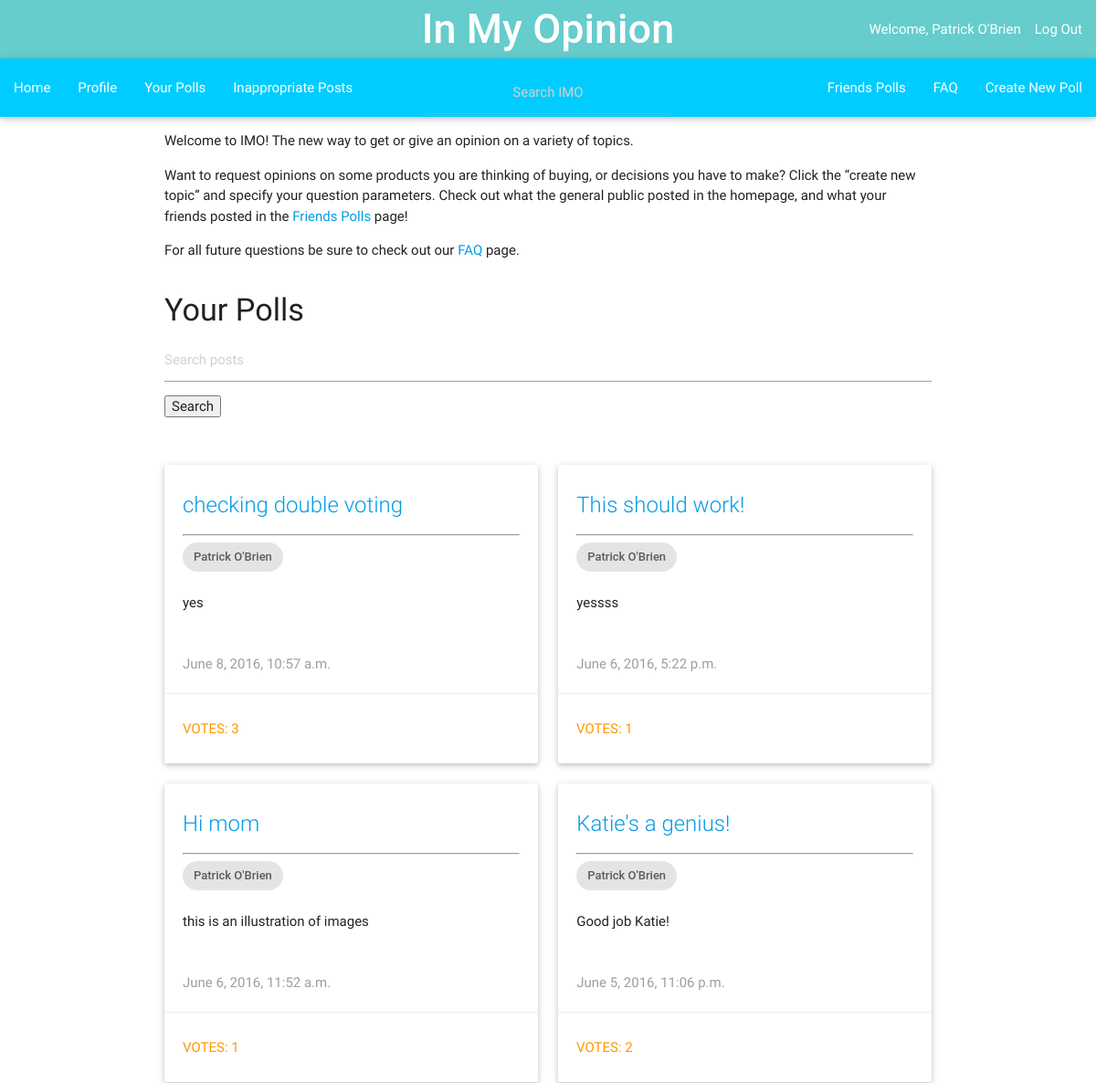
The app's page /imo_app/your_posts/ (signed in, upper part), older data.
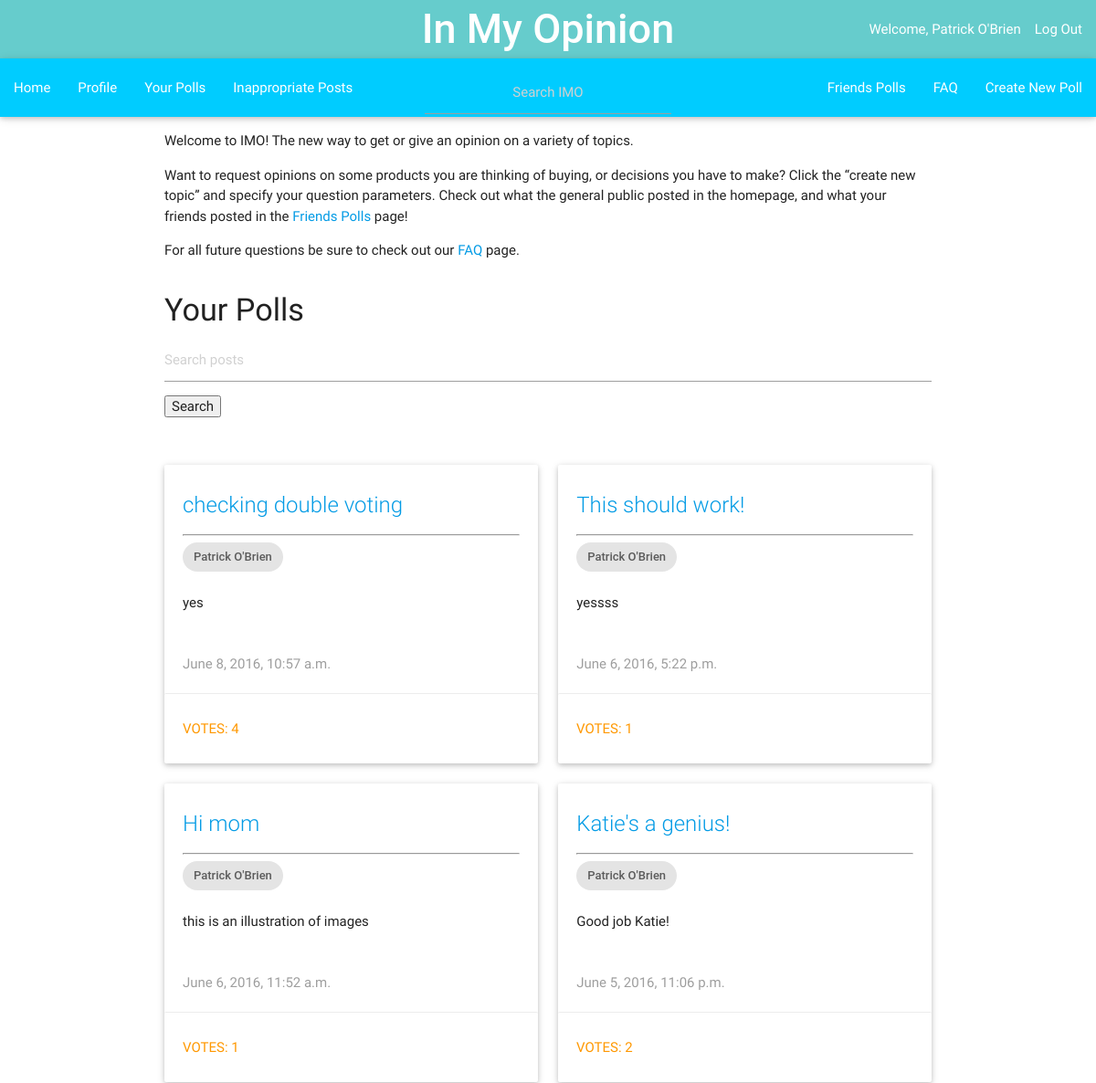
The same page, newer data.
### imo_app/models.py (models this page shows, shortened)
class Question(models.Model):
    author = models.ForeignKey(UserProfile, on_delete=models.CASCADE)
    author_name = models.CharField(max_length=200, default='')
    question_text = models.CharField(max_length=200)
    description = models.TextField(default = '')
    category = models.CharField(max_length=50, default='')
    pub_date = models.DateTimeField('date published')
    choice1 = models.CharField(null=True, blank=True, default = '', max_length = 200)
    image1 = models.ImageField(null=True, blank=True)
    choice2 = models.CharField(null=True, blank=True, default = '', max_length = 200)
    image2 = models.ImageField(null=True, blank=True)
    choice3 = models.CharField(null=True, blank=True, default = '', max_length = 200)
    image3 = models.ImageField(null=True, blank=True)
    total_votes = models.IntegerField(default = 1)
    inappropriate = models.IntegerField(default=0)
    class Meta:
        ordering = ['-pub_date']

class UserProfile(models.Model):
    user = models.OneToOneField(User)
    name = models.CharField(max_length=200, default='')
    gender = models.CharField(default='', blank=True, max_length=15)
    picture = models.ImageField(blank=True, null=True, default='')
    birthday = models.DateField(blank=True, null=True)
    about = models.TextField(null = True, blank = True, default='')
    motto = models.CharField(max_length=200, null = True, blank=True, default='')
    total_friends = models.IntegerField(default=0)
    inappropriate = models.IntegerField(default=0)
    sponsor = models.BooleanField(default=False)
    verification = models.BooleanField(default=False)
    activation_key = models.CharField(max_length=100, default='')

### imo_app/views.py (the view)
@login_required
def your_posts(request):
    current_user = request.user
    author = UserProfile.objects.get(id=current_user.id)
    q_list = Question.objects.filter(author=author)
    if request.GET.get("q"):
        query = request.GET.get("q")
        q_list = search_bars(q_list, query)
    paginator = Paginator(q_list, 12) # Show 25 contacts per page
    page = request.GET.get('page')
    try:
        q = paginator.page(page)
    except PageNotAnInteger:
        q = paginator.page(1)
    except EmptyPage:
        q = paginator.page(paginator.num_pages)
    context = {'q_all': q, 'current_user': current_user}
    return render(request, 'imo_app/your_posts.html', context)

### imo_app/templates/imo_app/your_posts.html (shortened to what this page needs)
{% extends "imo_app/base.html" %}
{% block content %}
  <div class="row">
    <div class="col m12">
      <p>Welcome to IMO!  The new way to get or give an opinion on a variety of topics.</p>
      <p>Want to request opinions on some products you are thinking of buying, or decisions you have to make?
        Click the “create new topic” and specify your question parameters.  Check out what the general public posted
        in the homepage, and what your friends posted in the <a href="{% url 'imo_app:friends_polls' %}">Friends Polls</a> page!</p>
      <p>For all future questions be sure to check out our <a href="{% url 'imo_app:faq' %}">FAQ</a> page.</p>
    </div>
  </div>
      <h4>Your Polls</h4>
      <div class="row">
        <div class="col m12">
        <form method='GET' action=''>
        <input type='text' name='q' placeholder='Search posts' value='{{ request.GET.q }}' />
        <input type='submit' value='Search' />
        </form>
        <br></br>
      </div>
        {% for i in q_all %}
          <div class="col m6">
            <div class="card" >
              <div class="card-content">
                <span class="card-title truncate"><a href="{% url 'imo_app:detail' i.id %}">{{ i.question_text }}</a></span>
                <hr></hr>
                <div class="chip">
                  {{ i.author.user.first_name}} {{ i.author.user.last_name}}
                </div>
                <br></br>
                <p class="truncate">{{ i.description }}</p>
                <br></br>
                <p class="grey-text">{{ i.pub_date }}</p>
              </div>
              <a href="{% url 'imo_app:detail' i.id %}"><div class="orange-text waves-effect waves-teal card-action btn-flat" style="width:100%; height: 100%">
              {% if i.total_votes < 1 %}
              Votes: 0
              {% else %}
              Votes: {{ i.total_votes }}
              {% endif %}
              </div></a>
            </div>
          </div>
        {% endfor %}
    </div>
    <br></br>
    <br></br>
    <br></br>
    <br></br>
    <br></br>
    <br></br>
    <br></br>
{% endblock content %}

Row changes from the older to the newer data that the page shows:
changed Question "checking double voting": total_votes "3" → "4"
